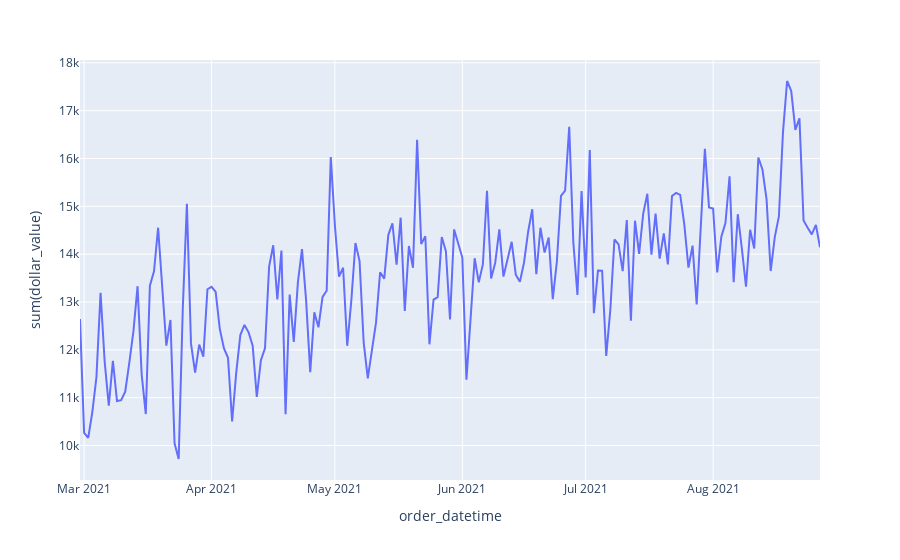

The cell this chart's notebook holds for it:
### Code cell
sample_abn_sdf = transactions_sdf.where(F.col('merchant_abn') == 86578477987).groupBy('order_datetime').agg(F.sum('dollar_value')).sort('order_datetime')
px.line(sample_abn_sdf.toPandas(), x = 'order_datetime', y = 'sum(dollar_value)')

### Figure 1 — Plotly figure (JSON) as saved in the notebook; plotly's stock layout.template omitted (floating-point values rounded to 4 significant figures; data arrays with more than 128 entries replaced by an {"elided": "..."} marker saying what was removed)
{"data": [{"hovertemplate": "order_datetime=%{x}<br>sum(dollar_value)=%{y}<extra></extra>", "legendgroup": "", "line": {"color": "#636efa", "dash": "solid"}, "marker": {"symbol": "circle"}, "mode": "lines", "name": "", "orientation": "v", "showlegend": false, "type": "scatter", "x": {"elided": "181 str values"}, "xaxis": "x", "y": {"elided": "181 float values"}, "yaxis": "y"}], "layout": {"legend": {"tracegroupgap": 0}, "margin": {"t": 60}, "xaxis": {"anchor": "y", "domain": [0, 1], "title": {"text": "order_datetime"}}, "yaxis": {"anchor": "x", "domain": [0, 1], "title": {"text": "sum(dollar_value)"}}}}
